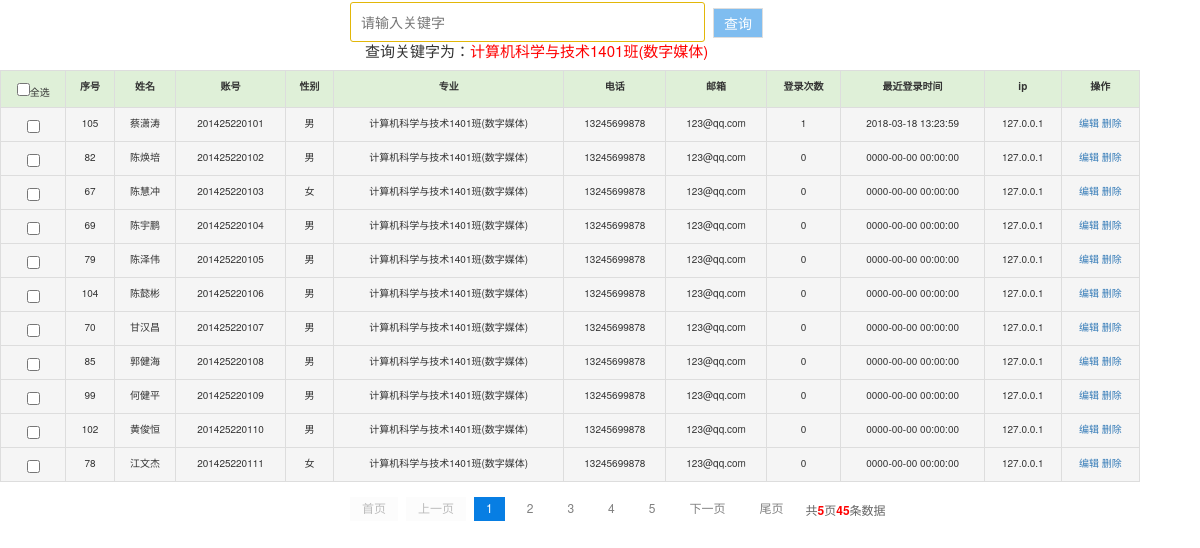
The page /search_userinfo.php?keywords=计算机科学与技术1401班(数字媒体) on the database its author committed.
### tables this page shows
CREATE TABLE `student` (
  `id` int(255) NOT NULL AUTO_INCREMENT,
  `username` varchar(20) NOT NULL DEFAULT '',
  `password` varchar(10) DEFAULT '123456',
  `name` varchar(10) DEFAULT NULL,
  `sex` varchar(2) DEFAULT NULL,
  `major` varchar(20) DEFAULT NULL,
  `phone` varchar(11) DEFAULT NULL,
  `email` varchar(20) DEFAULT NULL,
  `role_id` int(10) NOT NULL DEFAULT '1',
  `login_num` int(11) unsigned NOT NULL,
  `ip` varchar(255) NOT NULL,
  `wtime` datetime NOT NULL,
  `z_index` varchar(10) NOT NULL DEFAULT 'no',
  PRIMARY KEY (`username`),
  UNIQUE KEY `index_id` (`id`) USING BTREE,
  UNIQUE KEY `index_username` (`username`) USING BTREE,
  KEY `index_major` (`major`) USING BTREE,
  FULLTEXT KEY `index_name` (`name`)
);

### search_userinfo.php (the view, shortened to what this page needs)
   <link rel="stylesheet" href="bootstrap-3.3.7-dist/css/bootstrap.min.css">
     <link href="css/page.css" type="text/css" rel="stylesheet" />
 <form action="search_topic.php" method="get">
    <p><input type="text" class="textbox" name="keywords" placeholder="请输入关键字" ></p>
    <p><input type="submit" class="submit" value="查询"></p>
    </form>
<?php
require 'conn.php';
require_once('include/page_one.class.php');
$showrow = 11;
$curpage = empty($_GET['page']) ? 1 : $_GET['page'];
$keywords=$_GET['keywords'];
$table="";
$a="";
if ($keywords=="教师") {
  $table="teacher";
  $a="";
  }elseif ($keywords=="审核员") {
        $table="auditor";
        $a="";
      }else{
        $table="student";
        $a="WHERE major LIKE '%{$keywords}%'";
      }
$url ="?page={page}&keywords=".$_GET['keywords'];
$sql= "SELECT id, name,sex,username, major, phone,email,login_num,wtime,ip FROM $table $a order by username asc";
$total = mysqli_num_rows(mysqli_query($conn, $sql));
$sql .= " LIMIT " . ($curpage - 1) * $showrow . ",$showrow;";
$query= mysqli_query($conn, $sql);
$user=array();
  if (!empty($keywords)) {
    while ($row=mysqli_fetch_assoc($query)) {
         $row['major']=str_replace($keywords, $keywords, $row['major']);
        $user[]=$row;
    }
if ($keywords) {
    echo '<h3 >查询关键字为：<font color="red">'.$keywords.'</font></h3>';
}
if ($user) {
  ?>
<table class="table table-hover table-bordered" style="text-align:center;width:1140px;font-size:10px;">
   <tr class="success mx-0">
    <td class=" text-center"><input type="checkbox" id="qx" onclick="xuanzhong()" />全选 </td>
       <th>序号</th>
       <th>姓名</th>
       <th>账号</th>
       <th>性别</th>
       <th>专业</th>
       <th>电话</th>
       <th>邮箱</th>
       <th>登录次数</th>
       <th>最近登录时间</th>
       <th>ip</th>
       <th>操作</th>
    </tr>
<?php
    foreach ($user as $key => $value) {
      ?>
      <tr class="active">
      <td><input type='checkbox' name='ck[]' class='ck' value='<?php echo $value['id'] ?>' /></td>
      <td><?php  echo $value['id']?></td>
      <td><?php  echo $value['name']?></td>
      <td><?php  echo $value['username']?></td>
      <td><?php  echo $value['sex']?></td>
      <td><?php  echo $value['major']?></td>
      <td><?php  echo $value['phone']?></td>
      <td><?php  echo $value['email']?></td>
      <td ><?php  echo $value['login_num']?></td>
      <td ><?php  echo $value['wtime']?></td>
      <td ><?php  echo $value['ip']?></td>
      <td><a href='edit_info.php?id=<?php echo $value['id'] ?>'>编辑</a>
      <a href='action.php?action=delete_info&id=<?php echo $value['id'] ?>' onclick='return del()'>删除</a></td>
      <tr>
       <?php
    }
        ?>
       </table>
<?php
}else{
    echo '<font class="none" color="red">没有查询到相关的用户信息</font>';
}
 echo '<div id="showpage">';
  if ($total > $showrow) {
                $page = new page($total, $showrow, $curpage, $url, 2);
             echo $page->myde_write();
    }
    echo '</div>';
}
?>

### css/page.css (style rules this page uses)
p { margin:0 }
table { float: left; background-color: #7fbdf0; line-height: 25px; font-size:10px; width:100%; }
th { background-color: #fff2fb; text-align: center; }
td { background-color: #fff2fb;text-align: center; }
h3 { float: left; margin-left:365px; font-size: 15px; margin-top:-3px; }
#showpage { float: left; margin-left: 350px; margin-top: -25px; }

### search_userinfo.php (style rules this page uses)
.textbox { float: left; margin-top: 2px; margin-left: 350px; width: 355px; height: 40px; border-radius: 3px; border:1px solid #e2b709; padding-left: 10px; }
.submit { float: left; width: 50px; height: 30px; margin:8px; color: white; background-color: #7fbdf0; border:1px solid #dedede; cursor:pointer; }

### rows shown on the page
student: id "105", name "蔡潇涛", username "201425220101", sex "男", major "计算机科学与技术1401班(数字媒体)", phone "13245699878", email "123@qq.com", login_num "1", wtime "2018-03-18 13:23:59", ip "127.0.0.1"
student: id "82", name "陈焕培", username "201425220102", sex "男", major "计算机科学与技术1401班(数字媒体)", phone "13245699878", email "123@qq.com", login_num "0", wtime "0000-00-00 00:00:00", ip "127.0.0.1"
student: id "67", name "陈慧冲", username "201425220103", sex "女", major "计算机科学与技术1401班(数字媒体)", phone "13245699878", email "123@qq.com", login_num "0", wtime "0000-00-00 00:00:00", ip "127.0.0.1"
student: id "69", name "陈宇鹏", username "201425220104", sex "男", major "计算机科学与技术1401班(数字媒体)", phone "13245699878", email "123@qq.com", login_num "0", wtime "0000-00-00 00:00:00", ip "127.0.0.1"
student: id "79", name "陈泽伟", username "201425220105", sex "男", major "计算机科学与技术1401班(数字媒体)", phone "13245699878", email "123@qq.com", login_num "0", wtime "0000-00-00 00:00:00", ip "127.0.0.1"
student: id "104", name "陈懿彬", username "201425220106", sex "男", major "计算机科学与技术1401班(数字媒体)", phone "13245699878", email "123@qq.com", login_num "0", wtime "0000-00-00 00:00:00", ip "127.0.0.1"
student: id "70", name "甘汉昌", username "201425220107", sex "男", major "计算机科学与技术1401班(数字媒体)", phone "13245699878", email "123@qq.com", login_num "0", wtime "0000-00-00 00:00:00", ip "127.0.0.1"
student: id "85", name "郭健海", username "201425220108", sex "男", major "计算机科学与技术1401班(数字媒体)", phone "13245699878", email "123@qq.com", login_num "0", wtime "0000-00-00 00:00:00", ip "127.0.0.1"
student: id "99", name "何健平", username "201425220109", sex "男", major "计算机科学与技术1401班(数字媒体)", phone "13245699878", email "123@qq.com", login_num "0", wtime "0000-00-00 00:00:00", ip "127.0.0.1"
student: id "102", name "黄俊恒", username "201425220110", sex "男", major "计算机科学与技术1401班(数字媒体)", phone "13245699878", email "123@qq.com", login_num "0", wtime "0000-00-00 00:00:00", ip "127.0.0.1"
student: id "78", name "江文杰", username "201425220111", sex "女", major "计算机科学与技术1401班(数字媒体)", phone "13245699878", email "123@qq.com", login_num "0", wtime "0000-00-00 00:00:00", ip "127.0.0.1"

### other values the page prints
$keywords "计算机科学与技术1401班(数字媒体)"
$this->myde_page_count "5"
$this->myde_total "45"
